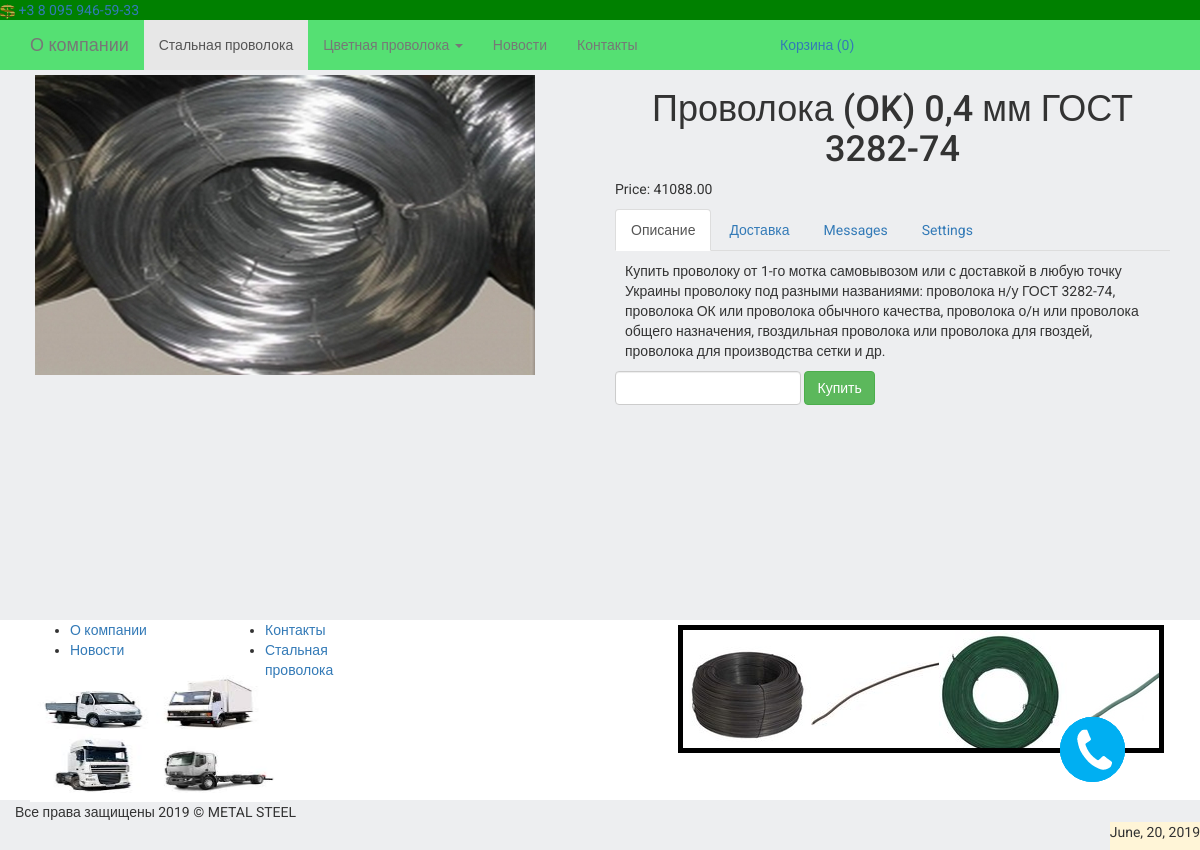
/product/1/, run on the app's committed database.
### products/models.py (models this page shows, shortened)
class ProductImage(models.Model):
    product = models.ForeignKey(Product, blank=True, null=True, default=None, on_delete=models.PROTECT)
    image = models.ImageField(upload_to='products_images/')
    is_main = models.BooleanField(default=False)
    is_active = models.BooleanField(default=True)
    created = models.DateTimeField(auto_now_add=True, auto_now=False)
    updated = models.DateTimeField(auto_now_add=False, auto_now=True)
    class Meta:
        verbose_name = 'Фотография'
        verbose_name_plural = 'Фотографии'

class Product(models.Model):
    name = models.CharField(max_length=64, blank=True, null=True, default=None)
    slug = models.SlugField(default=0, max_length=200, db_index=True)
    price = models.DecimalField(max_digits=10, decimal_places=2, default=0)
    discount = models.IntegerField(default=0)
    nmb = models.IntegerField(default=1)
    stock = models.PositiveIntegerField(default=0, verbose_name="На складе")
    available = models.BooleanField(default=True, verbose_name="Доступен")
    category = models.ForeignKey(ProductCategory, blank=True, null=True, default=None, on_delete=models.PROTECT)
    short_description = models.TextField(blank=True, null=True, default=None)
    description = models.TextField(blank=True, null=True, default=None)
    is_active = models.BooleanField(default=True)
    created = models.DateTimeField(auto_now_add=True, auto_now=False)
    updated = models.DateTimeField(auto_now_add=False, auto_now=True)
    class Meta:
        verbose_name = 'Товар'
        verbose_name_plural = 'Товары'

### products/views.py (the view)
# urls.py: url(r'^product/(?P<product_id>\w+)/$', views.product, name='product'),
def product(request, product_id):
    product = Product.objects.get(id=product_id)
    session_key = request.session.session_key
    if not session_key:
        request.session.cycle_key()
    print(request.session.session_key)
    return render(request, 'products/product.html', locals())

### orders/context_processors.py (called while the page is built)
def getting_basket_info(request):
    session_key = request.session.session_key
    if not session_key:
        request.session["session_key"] = 123
        request.session.cycle_key()
    products_in_basket = ProductInBasket.objects.filter(session_key=session_key, is_active=True, order__isnull=True)
    products_total_nmb = products_in_basket.count()
    return locals()

### templates/products/product.html (shortened to what this page needs)
{% extends 'base.html' %}
{% load static %}
{% block content %}
    <div class="container">
        <div class="row">
            <div class="col-lg-6">
                {% for image_item in product.productimage_set.all %}
                    <div class="product-image-item">
                        <img src="{{ image_item.image.url }}" class="img-responsive">
                    </div>
                {% endfor %}
            </div>
            <div class="col-lg-6">
                <h1 class="text-center">
                    {{ product.name }}
                </h1>
                <div class="">
                    <p>
                        Price: {{ product.price }}
                    </p>
                </div>
                <div>
                      <ul class="nav nav-tabs" role="tablist">
                        <li role="presentation" class="active">
                            <a href="#description" aria-controls="home" role="tab" data-toggle="tab">
                                Описание
                            </a>
                        </li>
                        <li role="presentation">
                            <a href="#delivery" aria-controls="profile" role="tab" data-toggle="tab">
                                Доставка
                            </a>
                        </li>
                        <li role="presentation"><a href="#messages" aria-controls="messages" role="tab" data-toggle="tab">Messages</a></li>
                        <li role="presentation"><a href="#settings" aria-controls="settings" role="tab" data-toggle="tab">Settings</a></li>
                      </ul>
                      <div class="tab-content product-description-tabs">
                        <div role="tabpanel" class="tab-pane active" id="description">
                            {{ product.description }}
                        </div>
                      </div>
                </div>
                <div>
                    <form id="form_buying_product" class="form-inline" action="{% url 'basket_adding' %}">{% csrf_token %}
                        <div class="form-group">
                             <input type="number" class="form-control" name="number" id="number">
                        </div>
                            <div class="form-group">
                                <button type="submit" id="submit_btn" class="btn btn-success btn-buy"
                                    data-product_id = "{{ product.id }}"
                                    data-name ="{{ product.name }}"
                                    data-price ="{{ product.price }}"
                                >
                                    Купить
                                </button>
                            </div>
                    </form>
                </div>
            </div>
        </div>
    </div>
{% endblock %}

### templates/base.html (shortened to what this page needs)
{% load static %}
<!DOCTYPE html>
<html lang="en">
<head>
    <link rel="stylesheet" href="https://cdnjs.cloudflare.com/ajax/libs/twitter-bootstrap/3.3.6/css/bootstrap.min.css">
    <link href="vendor/fontawesome-free/css/all.min.css" rel="stylesheet" type="text/css">
    <link rel="stylesheet" href="{% static 'css/style.css' %}">
    <link rel="stylesheet" href="{% static 'css/slider.css' %}">
    <link rel="stylesheet" href="{% static 'css/call.css' %}">
    <link rel="stylesheet" href="{% static 'css/call_element.css' %}">
    <link rel="stylesheet" href="{% static 'css/contact.css' %}">
    <link rel="stylesheet" href="{% static 'css/data.css' %}">
    <link rel="stylesheet" href="{% static 'css/timer_slider.css' %}">
</head>
<body>
    <div class="wrapper">
        <div class="wrapper-content">
            {% include 'navbar.html' %}
            {% block content %}
            {% endblock content %}
        </div>
    </div>
     {% include 'footer.html' %}
</body>
</html>

### templates/navbar.html (shortened to what this page needs)
    <nav class="navbar navbar-default navbar-top">
       <marquee  behavior="scroll"> <a href=""> {% include 'landing/car_img.html' %}+3 8 095 946-59-33</a></marquee>
    </nav>
    <nav class="navbar navbar-default navbar-main">
      <div class="container">
        <div class="navbar-header">
            <a class="navbar-brand" href="/company">О компании</a>
        </div>
        <div id="navbar" class="navbar-collapse collapse">
          <ul class="nav navbar-nav">
            <li class ="active"><a href="/">Стальная проволока</a></li>
              <li class="dropdown">
              <a href="#" class="dropdown-toggle" data-toggle="dropdown" role="button" aria-haspopup="true" aria-expanded="false">Цветная проволока <span class="caret"></span></a>
            </li>
            <li><a href="/blog">Новости</a></li>
            <li><a href="/contact">Контакты</a></li>
          </ul>
          <ul class="nav navbar-nav navbar-right">
            <li>
                <div class="basket-container">
                    <a href="">Корзина <span id="basket_total_nmb">
                        {% if products_total_nmb %}
                            ({{ products_total_nmb }})
                        {% else %}
                            (0)
                        {% endif %}
                    </span></a>
                </div>
            </li>
          </ul>
        </div>
      </div>
    </nav>

### templates/landing/car_img.html
{% load staticfiles %}
<img src="{% static "img\logo.png" %}" width="15px" height="15px">

### templates/footer.html
<footer class="footer">
  <div class="footer__top-row">
    <div class="container">
      <div class="row">
        <div class="footer__menu-col col-xl-2 col-lg-2 col-md-3 col-sm-6">
          <ul class="footer__menu">
            <li class="footer__menu-item"><a href="/company" class="footer__menu-link" title="О компании">О компании</a></li>
              <li class="footer__menu-item"><a href="/blog" class="footer__menu-link" title="Новости">Новости</a></li></ul>
          <a href=""> {% include 'landing/logo.html' %}</a>
        </div>
        <div class="footer__menu-col col-xl-2 col-lg-2 col-md-3 col-sm-6">
          <ul class="footer__menu">
            <li class="footer__menu-item"><a href="/contact" class="footer__menu-link" title="Контакты">Контакты</a></li>
              <li class="footer__menu-item"><a href="/" class="footer__menu-link" title="Стальная проволока">Стальная проволока</a></li></ul>
        </div>
      </div>
    </div>
  </div>
  <div class="footer__bottom-row">
    <div class="container">
      <div class="row justify-content-center">
        <div class="footer__copyright">Все права защищены 2019 © METAL STEEL</div>
      </div>
    </div>
  </div>
     {% include 'landing/call.html' %}
     {% include 'landing/data.html' %}
     {% include 'landing/timer_slider.html' %}
</footer>

### templates/landing/logo.html
{% load staticfiles %}
<img src="{% static "img\car.jpg" %}" width="250px" height="132px">

### templates/landing/call.html (shortened to what this page needs)
<div class="bazz-widget">
    <div class="bazz-widget-button">
            <i></i>
            <i><div>Замовити дзвінок</div></i>
    </div>
</div>

### templates/landing/data.html
<div class="raight">
    <div>{% now "N, j, Y" %}</div>
</div>

### templates/landing/timer_slider.html (shortened to what this page needs)
{% load staticfiles %}
<div class="slider_possition" id="slider">
	<div id="polosa">
		<img src="{% static "img\wire_galvanized.jpg" %}" width="128px" height="128px">
		<img src="{% static "img\wire_pvx_black.jpg" %}" width="128px" height="128px">
		<img src="{% static "img\wire_pvx_brown.jpg" %}" width="128px" height="128px">
		<img src="{% static "img\wire_pvx_green.jpg" %}" width="128px" height="128px">
		<img src="{% static "img\wire_pvx_gray.jpg" %}" width="128px" height="128px">
	</div>
</div>

### static/static_dev/css/style.css (style rules this page uses)
html, body { height: 100%; max-height: 100%; font-family: 'Roboto', sans-serif; background-color: #edeef0; }
.navbar { margin-bottom: 0; }
.wrapper { min-height: 100%; }
.wrapper-content { overflow: auto; padding-bottom: 180px; }
.footer { position: relative; margin-top: -180px; height: 180px; clear: both; background-color: white; }
.product-description-tabs { padding: 10px; }
.product-image-item { padding: 5px; margin-bottom: 5px; }
.navbar-top { min-height: 10px; height: 20px; background-color: green; border: none; border-radius: 0; }
.navbar-main { background-color: #55e073; border: none; border-radius: 0; }
.basket-container { position: relative; width: 400px; padding: 15px 10px; }

### static/static_dev/css/slider.css (style rules this page uses)
.container { position: relative; }

### static/static_dev/css/call.css (style rules this page uses)
.bazz-widget { box-sizing: border-box; position: fixed !important; font-family: helvetica, sans-serif !important; width: 65px; height: 65px; border-radius: 35px; transition: width 0.5s; background-color: #00AFF2; text-align: right; line-height: 1; z-index: 9997; }
.bazz-widget * { box-sizing: border-box; }
.bazz-widget .bazz-widget-button { width: 65px; height: 65px; border: none; text-align: center; border-radius: 35px; position: relative; padding: 0; cursor: pointer; z-index: 2; }
.bazz-widget i { font-style: normal; font-family: helvetica,sans-serif !important; position: absolute; display: block; width: 100%; height: 100%; top: 0; left: 0; -webkit-backface-visibility: hidden; -moz-backface-visibility: hidden; -ms-backface-visibility: hidden; -o-backface-visibility: hidden; backface-visibility: hidden; -webkit-transition: -webkit-transform 0.5s; -moz-transition: -moz-transform 0.5s; -ms-transition: -moz-transform 0.5s; -o-transition: -o-transform 0.5s; transition: transform 0.5s; -webkit-transform-style: preserve-3d; -moz-transform-style: preserve-3d; -ms-transform-style: preserve-3d; -o-transform-style: preserve-3d; transform-style: preserve-3d; }
.bazz-widget i:first-child { background: url('../img/trubka.png') no-repeat center center; }
.bazz-widget i:last-child { -webkit-transform: rotateY( 180deg ); -moz-transform: rotateY( 180deg ); -ms-transform: rotateY(180deg); -o-transform: rotateY( 180deg ); transform: rotateY( 180deg ); color: #FFFFFF; font-weight: bold; font-size: 14px; line-height: 1.2; word-wrap: break-word; display: -webkit-box; display: -ms-flexbox; display: flex; -webkit-box-align: center; -ms-flex-align: center; align-items: center; -webkit-box-pack: center; -ms-flex-pack: center; justify-content: center; }

### static/static_dev/css/call_element.css (style rules this page uses)
.bazz-widget { bottom: 68px; right: 75px; left: auto !important; }
.bazz-widget, .bazz-widget-close, .bazz-widget-form-submit, .bazz-widget-button, .bazz-widget-name-close, .bazz-widget-inner-circle { background-color: #00aff2; }

### static/static_dev/css/contact.css (style rules this page uses)
html, body { height: 100%; max-height: 100%; font-family: 'Roboto', sans-serif; }

### static/static_dev/css/data.css (style rules this page uses)
.raight { position: relative; padding-right: 8em; }
.raight div { position: absolute; top: 0; right: 0; max-width: 8em; min-height: 2em; border-radius: 100px solid orange; background: #fff5d7; }

### static/static_dev/css/timer_slider.css (style rules this page uses)
#slider { width: 384px; height: 128px; border: 5px solid black; margin: 50px auto; overflow: hidden; }
.slider_possition { padding-right: 34em; position: absolute; top: -25%; right: 3%; }
#polosa { width: 896px; position: relative; left: 0; transition: all ease 1s; }
#polosa img { float: left; }
#polosa::after { content: ""; display: block; clear: both; }

### data on the page
ProductImage: image (picture)
Product: name "Проволока (OK) 0,4 мм ГОСТ 3282-74", price "41088.00", description "Купить проволоку от 1-го мотка самовывозом или с доставкой в любую точку Украины проволоку под разными названиями: проволока н/у ГОСТ 3282-74, проволока ОК или проволока обычного качества, проволока о/н или проволока общего назначения, гвоздильная проволока или проволока для гвоздей, проволока для производства сетки и др."
